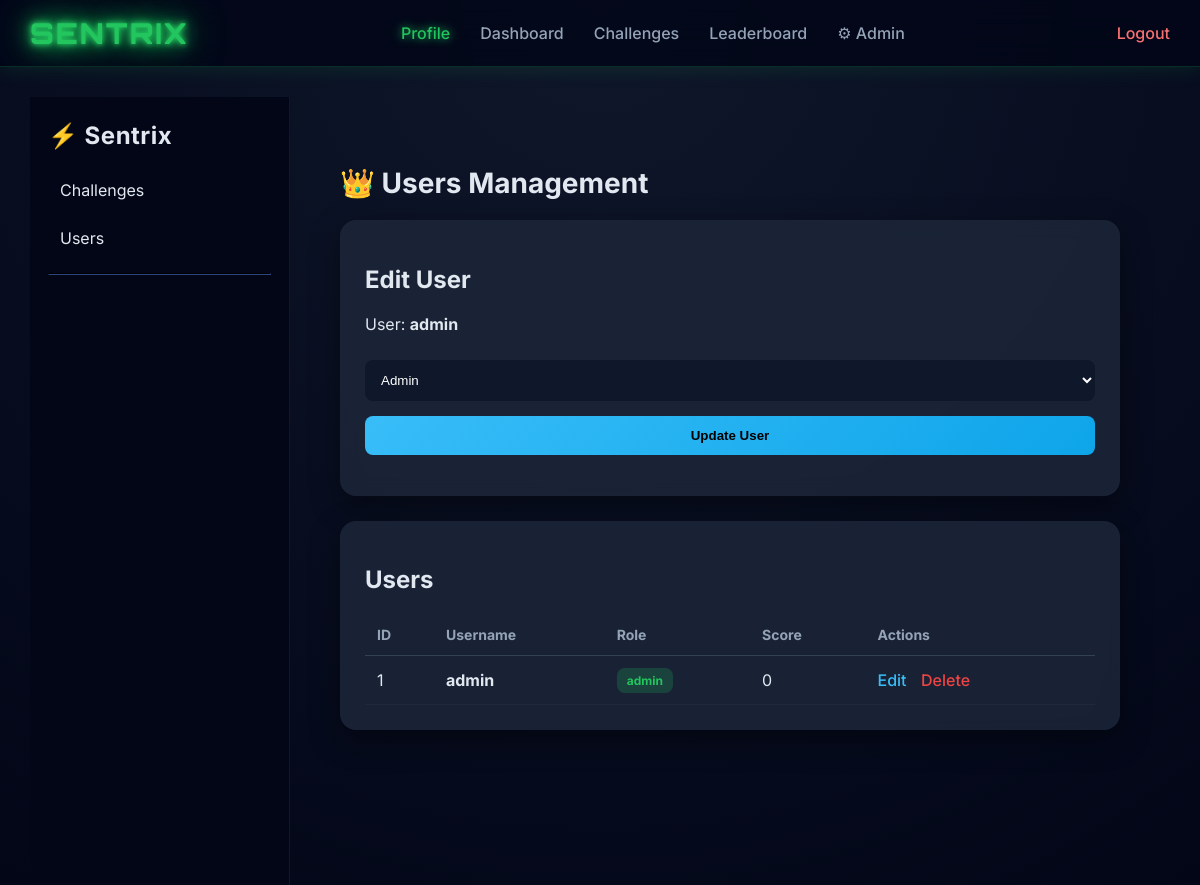
/public/admin/users.php?action=edit&id=1 (signed in), run on the app's committed database.
### tables this page shows
CREATE TABLE `users` (
  `id` int(11) NOT NULL,
  `username` varchar(50) DEFAULT NULL,
  `password` varchar(255) DEFAULT NULL,
  `score` int(11) DEFAULT 0,
  `created_at` timestamp NOT NULL DEFAULT current_timestamp(),
  `role` varchar(20) DEFAULT 'user'
);

### public/admin/users.php (the view, shortened to what this page needs)
<?php
$db = new Database();
$conn = $db->connect();
$conn->setAttribute(PDO::ATTR_ERRMODE, PDO::ERRMODE_EXCEPTION);
$action = $_GET['action'] ?? 'list';
$id = filter_input(INPUT_GET, 'id', FILTER_VALIDATE_INT);
$stmt = $conn->query("SELECT id, username, role, score FROM users ORDER BY id DESC");
$users = $stmt->fetchAll(PDO::FETCH_ASSOC);
$editUser = null;
if ($action === 'edit' && $id) {
    $stmt = $conn->prepare("SELECT * FROM users WHERE id = ?");
    $stmt->execute([$id]);
    $editUser = $stmt->fetch(PDO::FETCH_ASSOC);
}
?>
<link rel="stylesheet" href="/Sentrix/css/admin_users.css">
<?php require_once __DIR__ . '/../../views/header.php';?>
<div class="admin-wrapper">
    <?php require_once __DIR__ . '/../../views/admin_sidebar.php'; ?>
  <div class="content">
<div class="admin-container">
<h1>👑 Users Management</h1>
<div class="card">
<h2><?= $action === 'edit' ? 'Edit User' : 'Create User' ?></h2>
<form method="POST" action="?action=<?= $action === 'edit' ? 'edit&id=' . $id : 'create' ?>">
<?php if ($action !== 'edit'): ?>
    <input name="username" placeholder="Username" required>
    <input name="password" type="password" placeholder="Password" required>
<?php else: ?>
    <p>User: <b><?= htmlspecialchars($editUser['username']) ?></b></p>
<?php endif; ?>
<select name="role">
    <option value="admin" <?= isset($editUser) && $editUser['role'] === 'admin' ? 'selected' : '' ?>>Admin</option>
</select>
<button>
<?= $action === 'edit' ? 'Update User' : 'Create User' ?>
</button>
</form>
</div>
<div class="card">
<h2>Users</h2>
<div class="table-wrapper">
<table>
<tr>
<th>ID</th>
<th>Username</th>
<th>Role</th>
<th>Score</th>
<th>Actions</th>
</tr>
<?php foreach ($users as $u): ?>
<tr>
<td><?= $u['id'] ?></td>
<td><b><?= htmlspecialchars($u['username']) ?></b></td>
<td>
    <span class="badge <?= $u['role'] === 'admin' ? 'admin-badge' : 'user-badge' ?>">
        <?= $u['role'] ?>
    </span>
</td>
<td><?= $u['score'] ?></td>
<td class="actions">
    <a class="edit" href="?action=edit&id=<?= $u['id'] ?>">Edit</a>
    <a class="delete" href="?action=delete&id=<?= $u['id'] ?>" onclick="return confirm('Delete user?')">Delete</a>
</td>
</tr>
<?php endforeach; ?>
</table>
</div>
</div>
</div>

### css/admin_users.css (style rules this page uses)
:root { --bg: #0f172a; --card: #1e293b; --accent: #38bdf8; --accent2: #22c55e; --danger: #ef4444; --text: #e2e8f0; }
body { background: var(--bg); color: var(--text); font-family: 'Segoe UI', sans-serif; }
.admin-container { max-width: 1200px; margin: auto; padding: 20px; }
.admin-wrapper { display: grid; grid-template-columns: 260px 1fr; min-height: calc(100vh - 60px); }
h1 { font-size: 28px; margin-bottom: 20px; }
.card { background: rgba(30,41,59,0.8); backdrop-filter: blur(10px); border-radius: 16px; padding: 25px; margin-bottom: 25px; box-shadow: 0 10px 30px rgba(0,0,0,0.4); }
input, select { width: 100%; padding: 12px; margin-top: 10px; border-radius: 8px; border: none; background: #0f172a; color: white; outline: none; }
button { margin-top: 15px; background: linear-gradient(135deg, var(--accent), #0ea5e9); border: none; padding: 12px; width: 100%; border-radius: 8px; font-weight: bold; cursor: pointer; transition: 0.2s; }
.table-wrapper { overflow-x: auto; }
table { width: 100%; border-collapse: collapse; }
th { text-align: left; padding: 12px; font-size: 14px; color: #94a3b8; border-bottom: 1px solid #334155; }
td { padding: 14px 12px; border-bottom: 1px solid #1e293b; }
.actions a { margin-right: 10px; text-decoration: none; font-weight: 500; }
.edit { color: var(--accent); }
.delete { color: var(--danger); }
.badge { padding: 5px 10px; border-radius: 6px; font-size: 12px; }
.admin-badge { background: rgba(34,197,94,0.2); color: var(--accent2); }

### css/style.css (style rules this page uses)
body { margin: 0; font-family: 'Inter', sans-serif; background: radial-gradient(circle at top, #0f172a, #020617); color: #e2e8f0; overflow-x: hidden; }
.content { padding: 30px; }
.badge { padding: 5px 10px; border-radius: 8px; font-size: 0.75rem; font-weight: bold; }

### data on the page
users: username "admin", role "Admin", id "1", role "admin", score "0"
